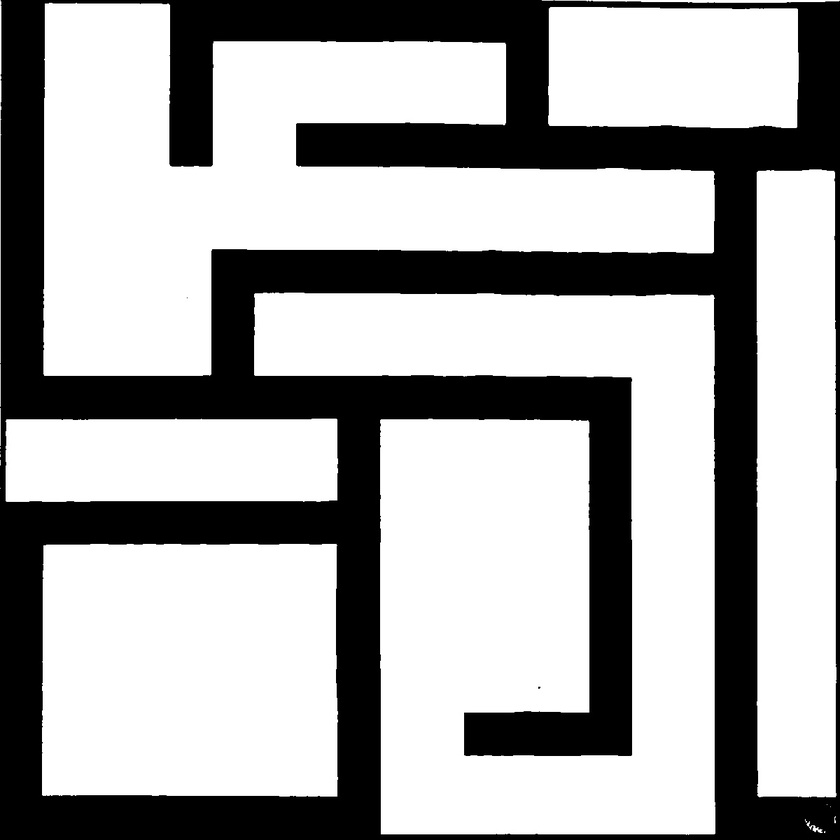
#> input picture maze_images_processing/output/cropped.jpg, 840 x 840 px, shrunk from 1200 x 1200 before the run
$ python invert.py
#> lines starting #> are read from the running program, lines starting #| are printed output that depends on the picture
from PIL import Image
import PIL.ImageOps

image = Image.open('output/cropped.jpg')
#> image is the input picture: PIL image 840x840 L; min 0, max 255, mean 168.4

inverted_image = PIL.ImageOps.invert(image)
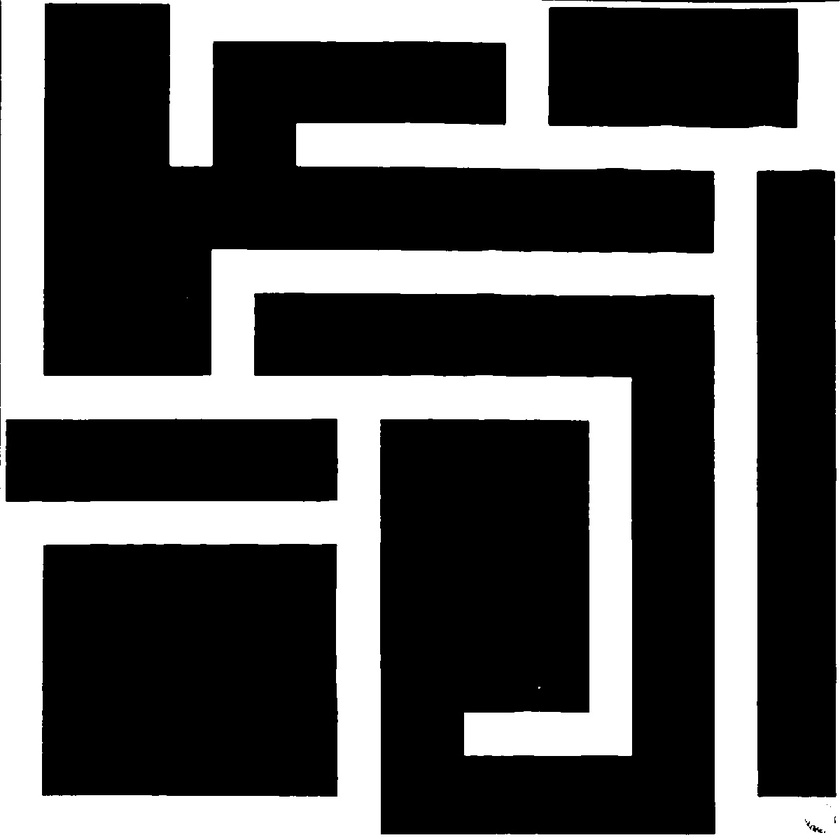
#> inverted_image: PIL image 840x840 L; min 0, max 255, mean 86.6

inverted_image.save('output/cropped-inv.jpg')
